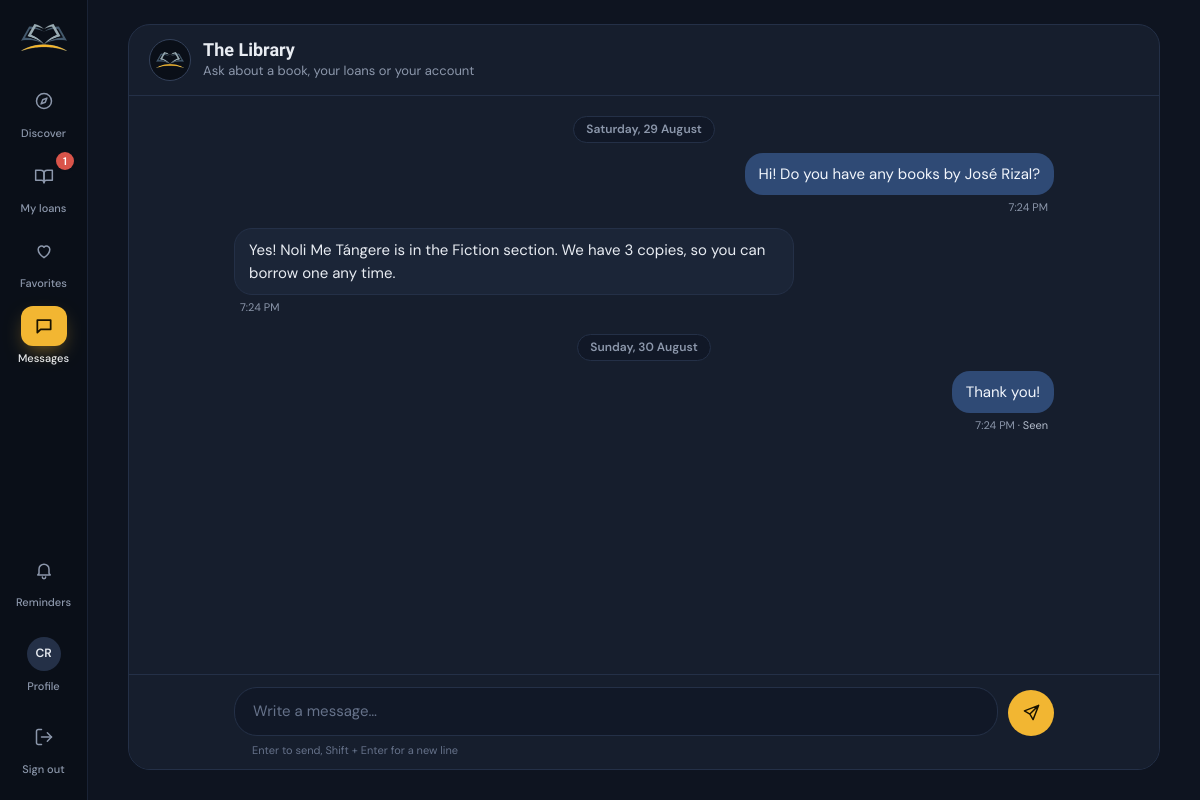
The app's page /messages.php (signed in) with its own data.
### tables this page shows
CREATE TABLE users (
  id            INT UNSIGNED AUTO_INCREMENT PRIMARY KEY,
  name          VARCHAR(120) NOT NULL,
  username      VARCHAR(60)  NOT NULL UNIQUE,
  email         VARCHAR(160) NULL,
  phone         VARCHAR(40)  NULL,
  password_hash VARCHAR(255) NOT NULL,
  role          ENUM('admin','member') NOT NULL DEFAULT 'member',
  is_active     TINYINT(1)   NOT NULL DEFAULT 1,
  last_login_at DATETIME     NULL,
  created_at    DATETIME     NOT NULL DEFAULT CURRENT_TIMESTAMP,
  INDEX idx_users_role (role)
);

CREATE TABLE chat_messages (
  id             INT UNSIGNED AUTO_INCREMENT PRIMARY KEY,
  member_id      INT UNSIGNED NOT NULL,
  sender         ENUM('member','library') NOT NULL,
  sender_user_id INT UNSIGNED NULL,
  body           TEXT NOT NULL,
  created_at     DATETIME NOT NULL,
  read_at        DATETIME NULL,
  CONSTRAINT fk_chat_member FOREIGN KEY (member_id) REFERENCES users(id) ON DELETE CASCADE,
  INDEX idx_chat_member (member_id, id),
  INDEX idx_chat_unread (sender, read_at)
);

### includes/db.php (called while the page is built, shortened)
<?php
function db(): PDO
{
    static $pdo = null;
    if ($pdo) return $pdo;
    $c = config('db');
    try {
        if ($c['driver'] === 'sqlite') {
            $pdo = new PDO('sqlite:' . $c['sqlite_path']);
            $pdo->exec('PRAGMA foreign_keys = ON');
        } else {
            $dsn = sprintf('mysql:host=%s;port=%d;dbname=%s;charset=utf8mb4', $c['host'], $c['port'], $c['name']);
            $pdo = new PDO($dsn, $c['user'], $c['pass']);
            $pdo->exec("SET time_zone = '" . date('P') . "'");
        }
    } catch (PDOException $e) {
        http_response_code(500);
        $hint = config('debug')
            ? htmlspecialchars($e->getMessage())
            : 'Please try again later.';
        exit('<!doctype html><meta charset="utf-8"><title>Database unavailable</title>'
            . '<body style="margin:0;background:#0E1420;color:#E8ECF2;font-family:system-ui,sans-serif">'
            . '<div style="max-width:560px;margin:15vh auto;padding:0 24px;line-height:1.55">'
            . '<h1 style="font-weight:600">Can\'t reach the database</h1>'
            . '<p>BookTrack could not connect to MySQL. Make sure MySQL is running in XAMPP, then open '
            . '<a style="color:#F5C55A" href="' . htmlspecialchars(url('setup.php')) . '">setup.php</a> to create the database '
            . '(or import <code>database/booktrack.sql</code> in phpMyAdmin).</p>'
            . '<pre style="white-space:pre-wrap;background:#161E2D;border:1px solid #243047;padding:12px;border-radius:10px;color:#B4BDCC">' . $hint . '</pre></div></body>');
    }
    $pdo->setAttribute(PDO::ATTR_ERRMODE, PDO::ERRMODE_EXCEPTION);
    $pdo->setAttribute(PDO::ATTR_DEFAULT_FETCH_MODE, PDO::FETCH_ASSOC);
    $pdo->setAttribute(PDO::ATTR_EMULATE_PREPARES, false);
    return $pdo;
}
function q(string $sql, array $params = []): PDOStatement
{
    $stmt = db()->prepare($sql);
    $stmt->execute($params);
    return $stmt;
}
function q_all(string $sql, array $params = []): array
{
    return q($sql, $params)->fetchAll();
}
function q_one(string $sql, array $params = []): ?array
{
    $row = q($sql, $params)->fetch();
    return $row === false ? null : $row;
}
function q_val(string $sql, array $params = [])
{
    $v = q($sql, $params)->fetchColumn();
    return $v === false ? null : $v;
}

### includes/auth.php (called while the page is built, shortened)
<?php
function current_user(bool $refresh = false): ?array
{
    static $cache = [];
    $id = $_SESSION['user_id'] ?? null;
    if ($refresh || !array_key_exists($id, $cache)) {
        $cache[$id] = q_one('SELECT id, name, username, email, phone, role, is_active, created_at FROM users WHERE id = ?', [$id]);
    }
    $user = $cache[$id];
    return $user;
}
function home_for(array $user): string
{
    return $user['role'] === 'admin' ? 'admin/index.php' : 'discover.php';
}
function require_login(): array
{
    $user = current_user();
    return $user;
}
function require_role(string $role): array
{
    $user = require_login();
    return $user;
}

### includes/library.php (called while the page is built, shortened)
<?php
function active_loan_count(int $userId): int
{
    return (int)q_val('SELECT COUNT(*) FROM loans WHERE user_id = ? AND status IN ' . ACTIVE_LOAN, [$userId]);
}
function reminders_for(array $user): array
{
    $items = [];
    foreach (member_active_loans((int)$user['id']) as $l) {
        if ($l['status'] !== 'borrowed') continue;
    }
    $unread = unread_replies((int)$user['id']);
    return $items;
}
function member_active_loans(int $userId): array
{
    return q_all('SELECT l.*, b.title, b.author, b.cover FROM loans l JOIN books b ON b.id = l.book_id
                  WHERE l.user_id = ? AND l.status IN ' . ACTIVE_LOAN . ' ORDER BY l.due_at', [$userId]);
}
function unread_replies(int $userId): int
{
    return chat_unread_for_member($userId);
}

### includes/chat.php (called while the page is built, shortened)
<?php
function chat_ensure_schema(): void
{
    static $done = false;
    if ($done) return;
    $done = true;
    try {
        db()->query('SELECT 1 FROM chat_messages LIMIT 1');
        return;
    } catch (PDOException $e) {
    }
}
function chat_unread_for_member(int $memberId): int
{
    return (int)q_val("SELECT COUNT(*) FROM chat_messages WHERE member_id = ? AND sender = 'library' AND read_at IS NULL", [$memberId]);
}
function chat_thread(int $memberId, int $afterId = 0, int $limit = 300): array
{
    chat_ensure_schema();
    $rows = q_all('SELECT * FROM chat_messages WHERE member_id = ? AND id > ? ORDER BY id DESC LIMIT ' . (int)$limit, [$memberId, $afterId]);
    return array_reverse($rows);
}
function chat_day_label(string $datetime): string
{
    $d = substr($datetime, 0, 10);
    return fmt_date($datetime, (substr($d, 0, 4) === date('Y') ? 'l, j F' : 'j F Y'));
}

### includes/bootstrap.php (called while the page is built, shortened)
<?php
function config(string $key, $default = null)
{
    $value = $GLOBALS['__config'];
    foreach (explode('.', $key) as $part) {
        $value = $value[$part];
    }
    return $value;
}
require_once __DIR__ . '/db.php';
require_once __DIR__ . '/helpers.php';
require_once __DIR__ . '/auth.php';
require_once __DIR__ . '/library.php';
require_once __DIR__ . '/chat.php';

### includes/partials/chat_view.php (the view, shortened to what this page needs)
<?php
$lastMineId = 0;
foreach ($thread as $m) if ($m['sender'] === $mine) $lastMineId = (int)$m['id'];
$lastId = $thread ? (int)end($thread)['id'] : 0;
?>
<section class="chat" data-chat
         data-member="<?= (int)$memberId ?>"
         data-mine="<?= e($mine) ?>"
         data-after="<?= $lastId ?>"
         data-endpoint="<?= e(url('api/chat.php')) ?>"
         aria-label="Conversation">
  <header class="chat__head">
    <?= $chatHead ?>
  </header>
  <div class="chat__scroll" data-chat-scroll tabindex="0" aria-label="Messages">
    <ol class="chat__list" data-chat-list aria-live="polite">
      <?php
      $prev = null;
      foreach ($thread as $i => $m):
          $day = substr($m['created_at'], 0, 10);
          $ts = strtotime($m['created_at']);
          $next = $thread[$i + 1] ?? null;
          $groupEnd = !$next || $next['sender'] !== $m['sender'] || strtotime($next['created_at']) - $ts > 300 || substr($next['created_at'], 0, 10) !== $day;
          $groupStart = !$prev || $prev['sender'] !== $m['sender'] || $ts - strtotime($prev['created_at']) > 300 || substr($prev['created_at'], 0, 10) !== $day;
          if (!$prev || substr($prev['created_at'], 0, 10) !== $day): ?>
            <li class="chat__day" data-day="<?= e($day) ?>"><span><?= e(chat_day_label($m['created_at'])) ?></span></li>
          <?php endif; ?>
          <li class="msg <?= $m['sender'] === $mine ? 'msg--mine' : 'msg--theirs' ?> <?= $groupStart ? 'is-first' : '' ?> <?= $groupEnd ? 'is-last' : '' ?>"
              data-id="<?= (int)$m['id'] ?>" data-sender="<?= e($m['sender']) ?>" data-ts="<?= $ts ?>" data-day="<?= e($day) ?>">
            <div class="msg__bubble"><?= e($m['body']) ?></div>
            <div class="msg__meta"><time datetime="<?= e(date('c', $ts)) ?>"><?= e(fmt_date($m['created_at'], 'g:i A')) ?></time><?php if ((int)$m['id'] === $lastMineId && $m['read_at'] !== null): ?><span class="msg__seen" data-seen> · Seen</span><?php endif; ?></div>
          </li>
      <?php $prev = $m; endforeach; ?>
    </ol>
  </div>
  <form class="chat__composer" method="post" action="<?= e(url('api/chat.php')) ?>" data-chat-form>
    <div class="chat__input">
      <textarea id="chat-body" name="body" rows="1" maxlength="<?= CHAT_MAX_LENGTH ?>" placeholder="Write a message…" required data-chat-input></textarea>
      <button class="btn btn--icon chat__send" type="submit" aria-label="Send message" title="Send (Enter)"><?= icon('send') ?></button>
    </div>
    <p class="chat__hint">Enter to send, Shift + Enter for a new line</p>
  </form>
</section>

### includes/partials/header.php (shortened to what this page needs)
<?php
$user = current_user();
$active = $active ?? '';
$isAdmin = $user && $user['role'] === 'admin';
if ($user && !$isAdmin) {
    $navCounts = [
        'loans'    => active_loan_count((int)$user['id']),
        'messages' => unread_replies((int)$user['id']),
    ];
    $nav = [
        ['discover.php', 'discover', 'compass', 'Discover'],
        ['loans.php', 'loans', 'book', 'My loans', $navCounts['loans']],
        ['favorites.php', 'favorites', 'heart', 'Favorites'],
        ['messages.php', 'messages', 'message', 'Messages', $navCounts['messages']],
    ];
}
$theme = ($_COOKIE['bt_theme'] ?? '') === 'light' ? 'light' : 'dark';
$reminders = $user ? reminders_for($user) : [];
?><!doctype html>
<html lang="en" data-theme="<?= $theme ?>">
<head>
  <link rel="stylesheet" href="<?= e(asset('css/app.css')) ?>">
</head>
<body class="<?= e($bodyClass ?? '') ?>"<?= $user ? ' data-search-api="' . e(url('api/search.php')) . '"' : '' ?>>
<?php if ($user):
    $home = url(home_for($user));
?>
<div class="app" id="app">
  <aside class="sidebar" id="sidebar" aria-label="Sidebar">
    <a class="brand" href="<?= e($home) ?>" aria-label="BookTrack home">
      <img src="<?= e(asset('img/logo.png')) ?>" alt="" width="46" height="27">
    </a>
    <nav class="nav" aria-label="Main">
      <?php foreach ($nav as $item): ?>
        <a href="<?= e(url($item[0])) ?>" <?= $active === $item[1] ? 'aria-current="page"' : '' ?>>
          <span class="nav__icon"><?= icon($item[2]) ?></span>
          <span class="nav__label"><?= e($item[3]) ?></span>
          <?php if (!empty($item[4])): ?><span class="count" aria-label="<?= (int)$item[4] ?> new"><?= (int)$item[4] ?></span><?php endif; ?>
        </a>
      <?php endforeach; ?>
    </nav>
    <div class="rail-user">
      <button class="rail-bell" type="button" popovertarget="reminders" aria-label="Reminders<?= $reminders ? ', ' . count($reminders) . ' new' : '' ?>">
        <span class="nav__icon"><?= icon('bell') ?><?php if ($reminders): ?><span class="count"><?= count($reminders) > 9 ? '9+' : count($reminders) ?></span><?php endif; ?></span>
        <span class="nav__label">Reminders</span>
      </button>
      <a class="rail-account" href="<?= e(url('profile.php')) ?>" <?= $active === 'profile' ? 'aria-current="page"' : '' ?> title="<?= e($user['name']) ?>">
        <span class="nav__icon"><span class="avatar"><?= e(initials($user['name'])) ?></span></span>
        <span class="nav__label">Profile</span>
      </a>
      <form method="post" action="<?= e(url('logout.php')) ?>">
        <button class="rail-signout" type="submit"><span class="nav__icon"><?= icon('logout') ?></span><span class="nav__label">Sign out</span></button>
      </form>
    </div>
  </aside>
  <div class="shell">
    <main class="main" id="main">
<?php endif; ?>

### records on screen
users: name "CR"
chat_messages: created_at "Saturday, 29 August", body "Hi! Do you have any books by José Rizal?", created_at "7:24 PM"
chat_messages: body "Yes! Noli Me Tángere is in the Fiction section. We have 3 copies, so you can borrow one any time.", created_at "7:24 PM"
chat_messages: created_at "Sunday, 30 August", body "Thank you!", created_at "7:24 PM", shows "· Seen"

### other values on screen
$item[3] "Discover"
$item[3] "My loans"
$item[4] "1"
$item[3] "Favorites"
$item[3] "Messages"
